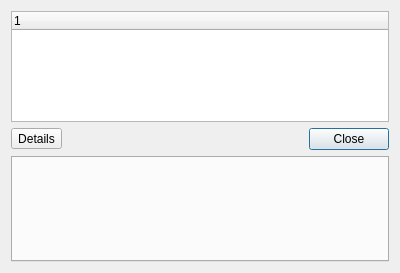
<?xml version="1.0" encoding="UTF-8"?>
<ui version="4.0">
 <class>vvDescriptorInfoDialog</class>
 <widget class="QDialog" name="vvDescriptorInfoDialog">
  <property name="geometry">
   <rect>
    <x>0</x>
    <y>0</y>
    <width>400</width>
    <height>273</height>
   </rect>
  </property>
  <property name="windowTitle">
   <string>Descriptors</string>
  </property>
  <layout class="QGridLayout" name="gridLayout">
   <item row="0" column="0" colspan="2">
    <widget class="vvDescriptorInfoTree" name="descriptorTree">
     <property name="editTriggers">
      <set>QAbstractItemView::NoEditTriggers</set>
     </property>
     <property name="alternatingRowColors">
      <bool>true</bool>
     </property>
     <property name="rootIsDecorated">
      <bool>false</bool>
     </property>
     <property name="uniformRowHeights">
      <bool>true</bool>
     </property>
     <property name="allColumnsShowFocus">
      <bool>true</bool>
     </property>
    </widget>
   </item>
   <item row="1" column="0">
    <widget class="qtExpander" name="toggleDetails">
     <property name="text">
      <string>Details</string>
     </property>
     <property name="checkable">
      <bool>true</bool>
     </property>
    </widget>
   </item>
   <item row="1" column="1">
    <widget class="QDialogButtonBox" name="buttonBox">
     <property name="orientation">
      <enum>Qt::Horizontal</enum>
     </property>
     <property name="standardButtons">
      <set>QDialogButtonBox::Close</set>
     </property>
    </widget>
   </item>
   <item row="2" column="0" colspan="2">
    <widget class="QStackedWidget" name="detailsPane">
     <property name="sizePolicy">
      <sizepolicy hsizetype="Preferred" vsizetype="Fixed">
       <horstretch>0</horstretch>
       <verstretch>0</verstretch>
      </sizepolicy>
     </property>
     <property name="currentIndex">
      <number>0</number>
     </property>
     <widget class="vvDescriptorInfoWidget" name="descriptorDetails">
      <property name="sizePolicy">
       <sizepolicy hsizetype="Expanding" vsizetype="Minimum">
        <horstretch>0</horstretch>
        <verstretch>0</verstretch>
       </sizepolicy>
      </property>
     </widget>
     <widget class="QWidget" name="detailsMessage">
      <layout class="QVBoxLayout" name="verticalLayout">
       <item>
        <widget class="QLabel" name="detailsSummary">
         <property name="text">
          <string>Notice</string>
         </property>
         <property name="alignment">
          <set>Qt::AlignBottom|Qt::AlignHCenter</set>
         </property>
        </widget>
       </item>
       <item>
        <widget class="QLabel" name="detailsNote">
         <property name="enabled">
          <bool>false</bool>
         </property>
         <property name="text">
          <string>Select a descriptor to view detailed descriptor information.</string>
         </property>
         <property name="alignment">
          <set>Qt::AlignHCenter|Qt::AlignTop</set>
         </property>
         <property name="wordWrap">
          <bool>true</bool>
         </property>
        </widget>
       </item>
       <item>
        <spacer name="verticalSpacer">
         <property name="orientation">
          <enum>Qt::Vertical</enum>
         </property>
         <property name="sizeHint" stdset="0">
          <size>
           <width>20</width>
           <height>40</height>
          </size>
         </property>
        </spacer>
       </item>
      </layout>
     </widget>
    </widget>
   </item>
  </layout>
 </widget>
 <customwidgets>
  <customwidget>
   <class>qtExpander</class>
   <extends>QToolButton</extends>
   <header location="global">qtExpander.h</header>
  </customwidget>
  <customwidget>
   <class>vvDescriptorInfoWidget</class>
   <extends>QTabWidget</extends>
   <header>vvDescriptorInfoWidget.h</header>
   <container>1</container>
  </customwidget>
  <customwidget>
   <class>vvDescriptorInfoTree</class>
   <extends>QTreeWidget</extends>
   <header>vvDescriptorInfoTree.h</header>
  </customwidget>
 </customwidgets>
 <resources/>
 <connections>
  <connection>
   <sender>buttonBox</sender>
   <signal>clicked(QAbstractButton*)</signal>
   <receiver>vvDescriptorInfoDialog</receiver>
   <slot>accept()</slot>
   <hints>
    <hint type="sourcelabel">
     <x>248</x>
     <y>254</y>
    </hint>
    <hint type="destinationlabel">
     <x>157</x>
     <y>274</y>
    </hint>
   </hints>
  </connection>
 </connections>
</ui>
